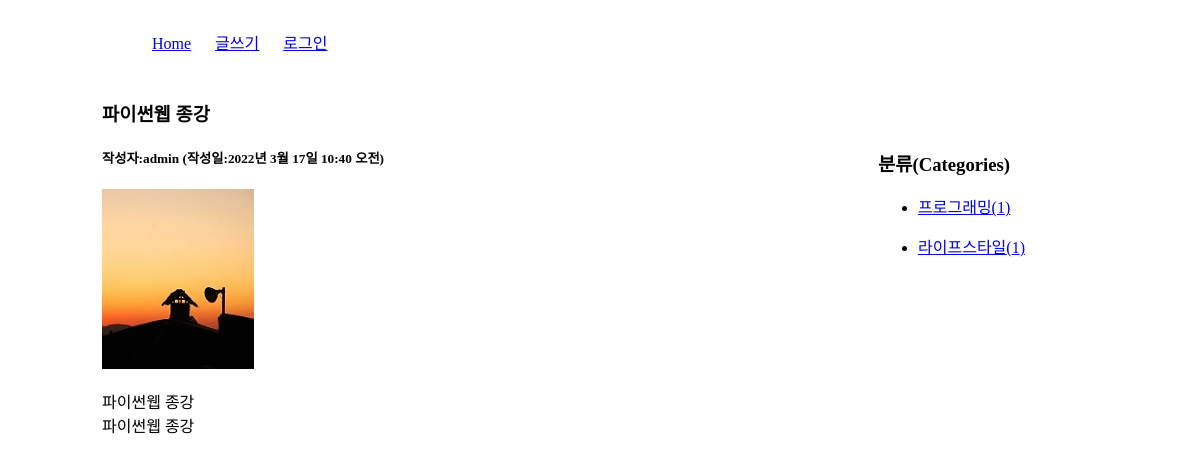
The page /blog/6/ on the database its author committed.
### blog/models.py (models this page shows, shortened)
class Post(models.Model):
    title = models.CharField(max_length=100)
    content = models.TextField()
    pub_date = models.DateTimeField()
    modify_date = models.DateTimeField(null=True, blank=True)
    photo = models.ImageField(upload_to='blog/images/%Y/%m/%d/',
                              null=True, blank=True)
    author = models.ForeignKey(User, on_delete=models.CASCADE)
    category = models.ForeignKey(Category, null=True, blank=True, on_delete=models.SET_NULL)

class Category(models.Model):
    name = models.CharField(max_length=50, unique=True) # 카테고리 이름
    slug = models.SlugField(max_length=200, unique=True, allow_unicode=True) #한글인코딩
    def __str__(self):
        return self.name
    def get_absolute_url(self):
        return "/blog/category/{}".format(self.slug)
    class Meta:
        verbose_name_plural = 'Categories'

### blog/views.py (the view)
# urls.py: path('<int:post_id>/', views.detail, name='detail'),
def detail(request, post_id):
    post = get_object_or_404(Post, pk=post_id)
    categories = Category.objects.all()
    context = {'post':post, 'categories':categories}
    return render(request, 'blog/post_detail.html',context)

### templates/blog/post_detail.html (shortened to what this page needs)
<!DOCTYPE html>
<html lang="en">
{% load static %}
<head>
      <link rel="stylesheet" href="{% static 'blog/css/style.css' %}">
</head>
<body>
      <div id="container">
       {% include 'navbar.html' %}
        <section id="detail">
             <h3>{{ post.title }}</h3>
             <h5>작성자:{{ post.author }} (작성일:{{ post.pub_date }})</h5>
             {% if post.photo %}
                <img src="{{ post.photo.url }}">
             {% endif %}
             <p>{{ post.content | linebreaks }}</p>
        </section>
        <aside>
            <h3>분류(Categories)</h3>
            <div>
                {% for category in categories %}
                 <ul>
                    <li>
                        <a href="{{ category.get_absolute_url }}">
                            {{ category }}({{ category.post_set.count }})</a>
                    </li>
                 </ul>
                {% endfor %}
            </div>
        </aside>
      </div>
</body>
</html>

### static/blog/css/style.css (style rules this page uses)
#container { width: 996px; margin:20px auto; }
#list, #detail { width: 700px; float:left; }
aside { width:200px; float:right; margin:50px 20px 0 0 }

### rows shown on the page
Post: title "파이썬웹 종강", author "admin", pub_date "2022년 3월 17일 10:40 오전", photo (picture), content "파이썬웹 종강 파이썬웹 종강"
Category: name "프로그래밍", post_set.count "1"
Category: name "라이프스타일", post_set.count "1"
